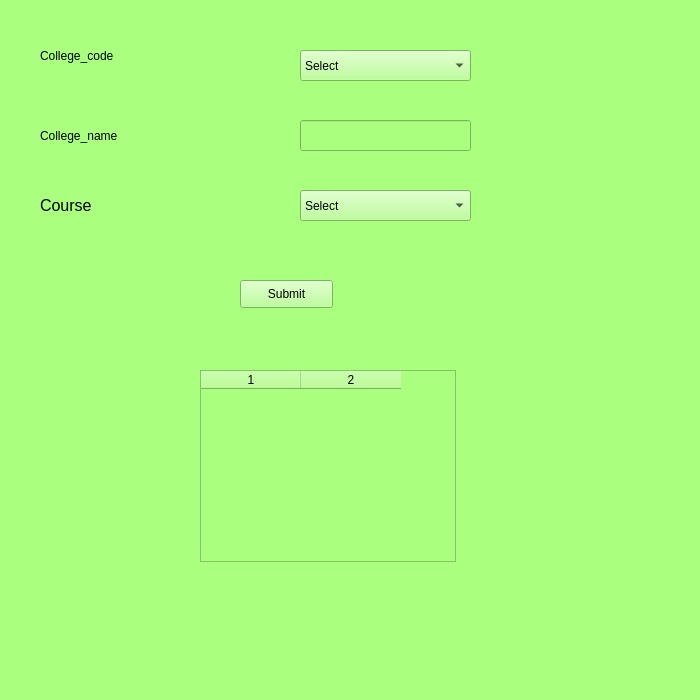
<?xml version="1.0" encoding="UTF-8"?>
<ui version="4.0">
 <class>admission</class>
 <widget class="QMainWindow" name="admission">
  <property name="geometry">
   <rect>
    <x>0</x>
    <y>0</y>
    <width>700</width>
    <height>700</height>
   </rect>
  </property>
  <property name="maximumSize">
   <size>
    <width>700</width>
    <height>700</height>
   </size>
  </property>
  <property name="windowTitle">
   <string>Result</string>
  </property>
  <property name="styleSheet">
   <string notr="true">background-color: rgb(170, 255, 127);</string>
  </property>
  <widget class="QWidget" name="centralwidget">
   <widget class="QLabel" name="label">
    <property name="geometry">
     <rect>
      <x>40</x>
      <y>40</y>
      <width>141</width>
      <height>31</height>
     </rect>
    </property>
    <property name="styleSheet">
     <string notr="true">font: 12pt &quot;MS Shell Dlg 2&quot;;
font: 12pt &quot;MS Shell Dlg 2&quot;;</string>
    </property>
    <property name="text">
     <string>College_code</string>
    </property>
   </widget>
   <widget class="QLabel" name="label_2">
    <property name="geometry">
     <rect>
      <x>40</x>
      <y>120</y>
      <width>131</width>
      <height>31</height>
     </rect>
    </property>
    <property name="styleSheet">
     <string notr="true">font: 12pt &quot;MS Shell Dlg 2&quot;;</string>
    </property>
    <property name="text">
     <string>College_name</string>
    </property>
   </widget>
   <widget class="QComboBox" name="cmbcode">
    <property name="geometry">
     <rect>
      <x>300</x>
      <y>50</y>
      <width>171</width>
      <height>31</height>
     </rect>
    </property>
    <property name="styleSheet">
     <string notr="true">font: 12pt &quot;MS Shell Dlg 2&quot;;</string>
    </property>
    <item>
     <property name="text">
      <string>Select</string>
     </property>
    </item>
   </widget>
   <widget class="QLineEdit" name="lblname">
    <property name="geometry">
     <rect>
      <x>300</x>
      <y>120</y>
      <width>171</width>
      <height>31</height>
     </rect>
    </property>
    <property name="styleSheet">
     <string notr="true">font: 12pt &quot;MS Shell Dlg 2&quot;;</string>
    </property>
   </widget>
   <widget class="QPushButton" name="btnsubmit">
    <property name="geometry">
     <rect>
      <x>240</x>
      <y>280</y>
      <width>93</width>
      <height>28</height>
     </rect>
    </property>
    <property name="styleSheet">
     <string notr="true">font: 14pt &quot;MS Shell Dlg 2&quot;;</string>
    </property>
    <property name="text">
     <string>Submit</string>
    </property>
   </widget>
   <widget class="QComboBox" name="cmbbranch">
    <property name="geometry">
     <rect>
      <x>300</x>
      <y>190</y>
      <width>171</width>
      <height>31</height>
     </rect>
    </property>
    <property name="styleSheet">
     <string notr="true">font: 14pt &quot;MS Shell Dlg 2&quot;;</string>
    </property>
    <item>
     <property name="text">
      <string>Select</string>
     </property>
    </item>
   </widget>
   <widget class="QLabel" name="label_5">
    <property name="geometry">
     <rect>
      <x>40</x>
      <y>190</y>
      <width>71</width>
      <height>31</height>
     </rect>
    </property>
    <property name="font">
     <font>
      <family>MS Shell Dlg 2</family>
      <pointsize>12</pointsize>
      <weight>50</weight>
      <italic>false</italic>
      <bold>false</bold>
     </font>
    </property>
    <property name="styleSheet">
     <string notr="true">font: 12pt &quot;MS Shell Dlg 2&quot;;</string>
    </property>
    <property name="text">
     <string>Course</string>
    </property>
   </widget>
   <widget class="QTableWidget" name="tbl">
    <property name="geometry">
     <rect>
      <x>200</x>
      <y>370</y>
      <width>256</width>
      <height>192</height>
     </rect>
    </property>
    <property name="columnCount">
     <number>2</number>
    </property>
    <column/>
    <column/>
   </widget>
  </widget>
  <widget class="QStatusBar" name="statusbar"/>
 </widget>
 <resources/>
 <connections/>
</ui>
